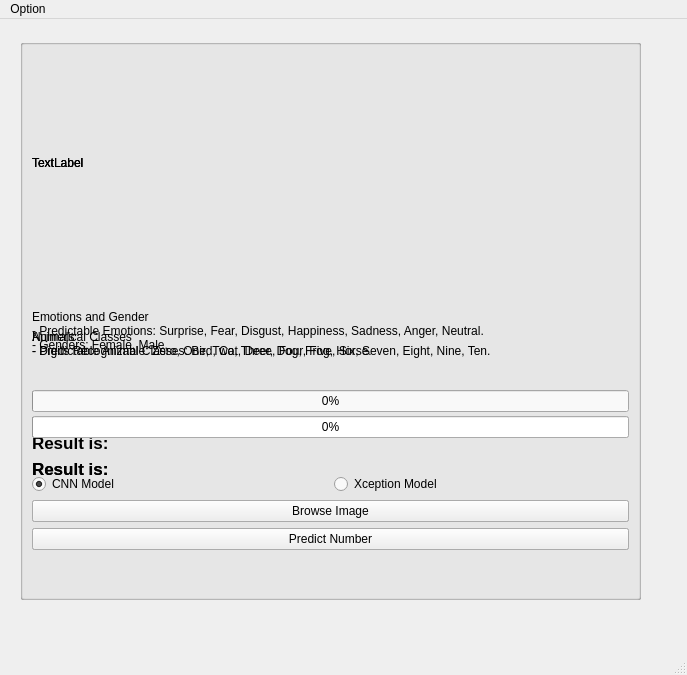
<?xml version="1.0" encoding="UTF-8"?>
<ui version="4.0">
 <class>MainWindow</class>
 <widget class="QMainWindow" name="MainWindow">
  <property name="geometry">
   <rect>
    <x>0</x>
    <y>0</y>
    <width>687</width>
    <height>675</height>
   </rect>
  </property>
  <property name="windowTitle">
   <string>Fancy App </string>
  </property>
  <widget class="QWidget" name="centralWidget">
   <widget class="QGroupBox" name="emotionGroupBox">
    <property name="enabled">
     <bool>true</bool>
    </property>
    <property name="geometry">
     <rect>
      <x>20</x>
      <y>20</y>
      <width>621</width>
      <height>561</height>
     </rect>
    </property>
    <layout class="QVBoxLayout" name="verticalLayout_4">
     <item>
      <widget class="QLabel" name="emotionImage">
       <property name="text">
        <string>TextLabel</string>
       </property>
      </widget>
     </item>
     <item>
      <layout class="QVBoxLayout" name="verticalLayout_3">
       <item>
        <layout class="QVBoxLayout" name="verticalLayout_5">
         <item>
          <widget class="QLabel" name="emotionLabel">
           <property name="text">
            <string>Emotions and Gender
- Predictable Emotions: Surprise, Fear, Disgust, Happiness, Sadness, Anger, Neutral.
- Genders: Female, Male.</string>
           </property>
          </widget>
         </item>
         <item>
          <widget class="QProgressBar" name="emotionPBar">
           <property name="value">
            <number>0</number>
           </property>
          </widget>
         </item>
         <item>
          <widget class="QLabel" name="emotionResultLabel">
           <property name="sizePolicy">
            <sizepolicy hsizetype="Maximum" vsizetype="Fixed">
             <horstretch>0</horstretch>
             <verstretch>0</verstretch>
            </sizepolicy>
           </property>
           <property name="maximumSize">
            <size>
             <width>2000000</width>
             <height>50</height>
            </size>
           </property>
           <property name="font">
            <font>
             <pointsize>13</pointsize>
             <weight>75</weight>
             <bold>true</bold>
            </font>
           </property>
           <property name="text">
            <string>Result is: </string>
           </property>
          </widget>
         </item>
        </layout>
       </item>
       <item>
        <layout class="QHBoxLayout" name="horizontalLayout_4">
         <item>
          <widget class="QRadioButton" name="cnnRadio">
           <property name="text">
            <string>CNN Model</string>
           </property>
           <property name="checked">
            <bool>true</bool>
           </property>
          </widget>
         </item>
         <item>
          <widget class="QRadioButton" name="xceptionRadio">
           <property name="text">
            <string>Xception Model</string>
           </property>
          </widget>
         </item>
        </layout>
       </item>
      </layout>
     </item>
     <item>
      <widget class="QPushButton" name="emotionBrowseBtn">
       <property name="cursor">
        <cursorShape>PointingHandCursor</cursorShape>
       </property>
       <property name="text">
        <string>Browse Image</string>
       </property>
      </widget>
     </item>
     <item>
      <widget class="QPushButton" name="emotionPredictBtn">
       <property name="cursor">
        <cursorShape>PointingHandCursor</cursorShape>
       </property>
       <property name="text">
        <string>Predict Emotion + Gender</string>
       </property>
      </widget>
     </item>
     <item>
      <widget class="QLabel" name="emotionErrorLabel">
       <property name="maximumSize">
        <size>
         <width>16777215</width>
         <height>32</height>
        </size>
       </property>
       <property name="cursor">
        <cursorShape>ArrowCursor</cursorShape>
       </property>
       <property name="text">
        <string/>
       </property>
       <property name="textFormat">
        <enum>Qt::AutoText</enum>
       </property>
      </widget>
     </item>
    </layout>
   </widget>
   <widget class="QGroupBox" name="animalGroupBox">
    <property name="enabled">
     <bool>true</bool>
    </property>
    <property name="geometry">
     <rect>
      <x>20</x>
      <y>20</y>
      <width>621</width>
      <height>561</height>
     </rect>
    </property>
    <layout class="QVBoxLayout" name="verticalLayout_6">
     <item>
      <widget class="QLabel" name="animalImage">
       <property name="text">
        <string>TextLabel</string>
       </property>
      </widget>
     </item>
     <item>
      <layout class="QVBoxLayout" name="verticalLayout_7">
       <item>
        <layout class="QVBoxLayout" name="verticalLayout_8">
         <item>
          <widget class="QLabel" name="animalLabel">
           <property name="text">
            <string>Animals
- Predictable Animal Classes: Bird, Cat, Deer, Dog, Frog, Horse.</string>
           </property>
          </widget>
         </item>
         <item>
          <widget class="QProgressBar" name="animalPBar">
           <property name="value">
            <number>0</number>
           </property>
          </widget>
         </item>
         <item>
          <widget class="QLabel" name="animalResultLabel">
           <property name="sizePolicy">
            <sizepolicy hsizetype="Maximum" vsizetype="Fixed">
             <horstretch>0</horstretch>
             <verstretch>0</verstretch>
            </sizepolicy>
           </property>
           <property name="maximumSize">
            <size>
             <width>2000000</width>
             <height>50</height>
            </size>
           </property>
           <property name="font">
            <font>
             <pointsize>13</pointsize>
             <weight>75</weight>
             <bold>true</bold>
            </font>
           </property>
           <property name="text">
            <string>Result is: </string>
           </property>
          </widget>
         </item>
        </layout>
       </item>
      </layout>
     </item>
     <item>
      <widget class="QPushButton" name="animalBrowseBtn">
       <property name="cursor">
        <cursorShape>PointingHandCursor</cursorShape>
       </property>
       <property name="text">
        <string>Browse Image</string>
       </property>
      </widget>
     </item>
     <item>
      <widget class="QPushButton" name="animalPredictBtn">
       <property name="cursor">
        <cursorShape>PointingHandCursor</cursorShape>
       </property>
       <property name="text">
        <string>Predict Animal</string>
       </property>
      </widget>
     </item>
     <item>
      <widget class="QLabel" name="animalErrorLabel">
       <property name="maximumSize">
        <size>
         <width>16777215</width>
         <height>32</height>
        </size>
       </property>
       <property name="cursor">
        <cursorShape>ArrowCursor</cursorShape>
       </property>
       <property name="text">
        <string/>
       </property>
       <property name="textFormat">
        <enum>Qt::AutoText</enum>
       </property>
      </widget>
     </item>
    </layout>
   </widget>
   <widget class="QGroupBox" name="numberGroupBox">
    <property name="enabled">
     <bool>true</bool>
    </property>
    <property name="geometry">
     <rect>
      <x>20</x>
      <y>20</y>
      <width>621</width>
      <height>561</height>
     </rect>
    </property>
    <layout class="QVBoxLayout" name="verticalLayout_13">
     <item>
      <widget class="QLabel" name="numberImage">
       <property name="enabled">
        <bool>true</bool>
       </property>
       <property name="text">
        <string>TextLabel</string>
       </property>
      </widget>
     </item>
     <item>
      <layout class="QVBoxLayout" name="verticalLayout_14">
       <item>
        <layout class="QVBoxLayout" name="verticalLayout_15">
         <item>
          <widget class="QLabel" name="numberLabel">
           <property name="text">
            <string>Numerical Classes
- Digits Recognizable: Zero, One, Two, Three, Four, Five, Six, Seven, Eight, Nine, Ten.</string>
           </property>
          </widget>
         </item>
         <item>
          <widget class="QProgressBar" name="numberPBar">
           <property name="value">
            <number>0</number>
           </property>
          </widget>
         </item>
         <item>
          <widget class="QLabel" name="numberResultLabel">
           <property name="sizePolicy">
            <sizepolicy hsizetype="Maximum" vsizetype="Fixed">
             <horstretch>0</horstretch>
             <verstretch>0</verstretch>
            </sizepolicy>
           </property>
           <property name="maximumSize">
            <size>
             <width>2000000</width>
             <height>50</height>
            </size>
           </property>
           <property name="font">
            <font>
             <pointsize>13</pointsize>
             <weight>75</weight>
             <bold>true</bold>
            </font>
           </property>
           <property name="text">
            <string>Result is: </string>
           </property>
          </widget>
         </item>
        </layout>
       </item>
      </layout>
     </item>
     <item>
      <widget class="QPushButton" name="numberBrowseBtn">
       <property name="cursor">
        <cursorShape>PointingHandCursor</cursorShape>
       </property>
       <property name="text">
        <string>Browse Image</string>
       </property>
      </widget>
     </item>
     <item>
      <widget class="QPushButton" name="numberPredictBtn">
       <property name="cursor">
        <cursorShape>PointingHandCursor</cursorShape>
       </property>
       <property name="text">
        <string>Predict Number</string>
       </property>
      </widget>
     </item>
     <item>
      <widget class="QLabel" name="numberErrorLabel">
       <property name="maximumSize">
        <size>
         <width>16777215</width>
         <height>32</height>
        </size>
       </property>
       <property name="cursor">
        <cursorShape>ArrowCursor</cursorShape>
       </property>
       <property name="text">
        <string/>
       </property>
       <property name="textFormat">
        <enum>Qt::AutoText</enum>
       </property>
      </widget>
     </item>
    </layout>
   </widget>
  </widget>
  <widget class="QMenuBar" name="menubar">
   <property name="geometry">
    <rect>
     <x>0</x>
     <y>0</y>
     <width>687</width>
     <height>22</height>
    </rect>
   </property>
   <widget class="QMenu" name="menuEmotion_Classification">
    <property name="title">
     <string>Option</string>
    </property>
    <addaction name="emoitonQAction"/>
    <addaction name="animalQAction"/>
    <addaction name="numericalQAction"/>
    <addaction name="separator"/>
    <addaction name="actionQuit"/>
   </widget>
   <addaction name="menuEmotion_Classification"/>
  </widget>
  <widget class="QStatusBar" name="statusbar"/>
  <action name="emoitonQAction">
   <property name="text">
    <string>Emotion &amp; Gender Classification</string>
   </property>
  </action>
  <action name="actionQuit_2">
   <property name="text">
    <string>Quit</string>
   </property>
  </action>
  <action name="animalQAction">
   <property name="text">
    <string>Animals Identities</string>
   </property>
  </action>
  <action name="actionExit">
   <property name="text">
    <string>Exit</string>
   </property>
  </action>
  <action name="numericalQAction">
   <property name="text">
    <string>Numerical Classification</string>
   </property>
  </action>
  <action name="actionHistory_Predict">
   <property name="text">
    <string>History Predict</string>
   </property>
  </action>
  <action name="actionAbout_us">
   <property name="text">
    <string>About us</string>
   </property>
  </action>
  <action name="actionQuit">
   <property name="text">
    <string>Quit</string>
   </property>
  </action>
 </widget>
 <resources/>
 <connections/>
</ui>
